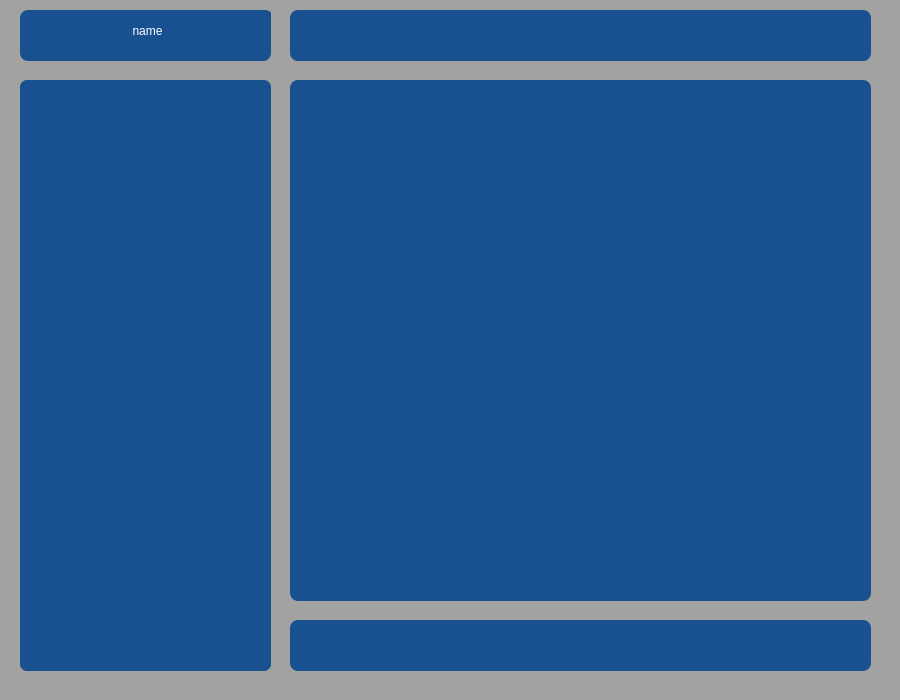
<?xml version="1.0" encoding="UTF-8"?>
<ui version="4.0">
 <class>MainWindow</class>
 <widget class="QMainWindow" name="MainWindow">
  <property name="geometry">
   <rect>
    <x>0</x>
    <y>0</y>
    <width>900</width>
    <height>700</height>
   </rect>
  </property>
  <property name="windowTitle">
   <string>TeleMors</string>
  </property>
  <property name="windowIcon">
   <iconset resource="Images.qrc">
    <normaloff>:/Images/logo.png</normaloff>:/Images/logo.png</iconset>
  </property>
  <property name="styleSheet">
   <string notr="true">background-color: rgb(162, 162, 161);
background-image: url(:/Images/txture.png);
</string>
  </property>
  <widget class="QWidget" name="centralwidget">
   <widget class="QGroupBox" name="groupBox">
    <property name="geometry">
     <rect>
      <x>20</x>
      <y>80</y>
      <width>251</width>
      <height>591</height>
     </rect>
    </property>
    <property name="styleSheet">
     <string notr="true">border-radius:7px; 
background-color: rgb(25, 81, 144);
</string>
    </property>
    <property name="title">
     <string/>
    </property>
    <widget class="QListWidget" name="list">
     <property name="geometry">
      <rect>
       <x>0</x>
       <y>10</y>
       <width>251</width>
       <height>581</height>
      </rect>
     </property>
     <property name="styleSheet">
      <string notr="true">border:hide;
font: 20pt &quot;Tw Cen MT&quot;;
border-radius:8px;
background-color: rgb(25, 81, 144);
color: rgb(255, 255, 255);
text-align:center;
</string>
     </property>
     <property name="itemAlignment">
      <set>Qt::AlignCenter</set>
     </property>
    </widget>
   </widget>
   <widget class="QGroupBox" name="groupBox_2">
    <property name="geometry">
     <rect>
      <x>290</x>
      <y>80</y>
      <width>581</width>
      <height>521</height>
     </rect>
    </property>
    <property name="styleSheet">
     <string notr="true">border-radius:8px;
background-color: rgb(25, 81, 144);</string>
    </property>
    <property name="title">
     <string/>
    </property>
   </widget>
   <widget class="QGroupBox" name="groupBox_3">
    <property name="geometry">
     <rect>
      <x>290</x>
      <y>10</y>
      <width>581</width>
      <height>51</height>
     </rect>
    </property>
    <property name="styleSheet">
     <string notr="true">border-radius:8px;
background-color: rgb(25, 81, 144);</string>
    </property>
    <property name="title">
     <string/>
    </property>
   </widget>
   <widget class="QGroupBox" name="groupBox_4">
    <property name="geometry">
     <rect>
      <x>20</x>
      <y>10</y>
      <width>251</width>
      <height>51</height>
     </rect>
    </property>
    <property name="styleSheet">
     <string notr="true">border:hide;
border-radius:8px;
background-color: rgb(25, 81, 144);</string>
    </property>
    <property name="title">
     <string/>
    </property>
    <widget class="QLabel" name="label">
     <property name="geometry">
      <rect>
       <x>2</x>
       <y>0</y>
       <width>251</width>
       <height>41</height>
      </rect>
     </property>
     <property name="styleSheet">
      <string notr="true">color: rgb(255, 255, 255);
font: 24pt &quot;Tw Cen MT&quot;;
</string>
     </property>
     <property name="text">
      <string>name</string>
     </property>
     <property name="alignment">
      <set>Qt::AlignCenter</set>
     </property>
    </widget>
   </widget>
   <widget class="QGroupBox" name="groupBox_5">
    <property name="geometry">
     <rect>
      <x>290</x>
      <y>620</y>
      <width>581</width>
      <height>51</height>
     </rect>
    </property>
    <property name="styleSheet">
     <string notr="true">border-radius:8px;
background-color: rgb(25, 81, 144);</string>
    </property>
    <property name="title">
     <string/>
    </property>
   </widget>
  </widget>
  <widget class="QMenuBar" name="menubar">
   <property name="geometry">
    <rect>
     <x>0</x>
     <y>0</y>
     <width>900</width>
     <height>26</height>
    </rect>
   </property>
  </widget>
  <widget class="QStatusBar" name="statusbar"/>
 </widget>
 <resources>
  <include location="Images.qrc"/>
 </resources>
 <connections/>
</ui>
